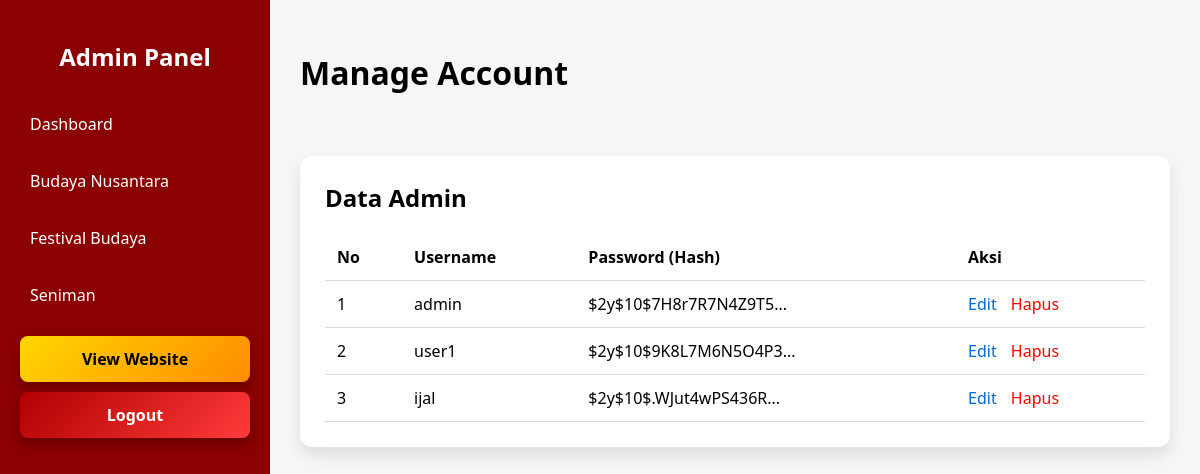
The app's page /php/admin/account.php (signed in) with its own data.
### tables this page shows
CREATE TABLE `pengguna` (
  `id` int(11) NOT NULL,
  `username` varchar(50) NOT NULL,
  `pass` varchar(255) NOT NULL,
  `email` varchar(100) DEFAULT NULL,
  `created_at` timestamp NOT NULL DEFAULT current_timestamp(),
  `updated_at` timestamp NOT NULL DEFAULT current_timestamp() ON UPDATE current_timestamp()
);

### php/admin/account.php (the view, shortened to what this page needs)
<?php
require '../konfig.php';
$result = $koneksi->query("SELECT * FROM pengguna");
?>
<!DOCTYPE html>
<html lang="id">
<head>
    <link rel="stylesheet" href="../../css/admin.css">
</head>
<body>
    <aside class="sidebar">
        <h2>Admin Panel</h2>
        <ul>
            <li><a href="admin.php">Dashboard</a></li>
            <li><a href="budaya.php">Budaya Nusantara</a></li>
            <li><a href="festival.php">Festival Budaya</a></li>
            <li><a href="seniman.php">Seniman</a></li>
            <li><a href="../../user.html" class="view-website">View Website</a></li>
            <a href="logout.php" class="logout-btn">Logout</a>
        </ul>
    </aside>
    <main class="main">
        <header class="topbar">
            <h1>Manage Account</h1>
        </header>
        <section class="table-section">
            <h2>Data Admin</h2>
            <table>
                <thead>
                    <tr>
                        <th>No</th>
                        <th>Username</th>
                        <th>Password (Hash)</th>
                        <th>Aksi</th>
                    </tr>
                </thead>
                <tbody>
                    <?php $no = 1;
                    while ($row = $result->fetch_assoc()): ?>
                        <tr>
                            <td><?= $no++ ?></td>
                            <td><?= htmlspecialchars($row['username']) ?></td>
                            <td><?= substr($row['pass'], 0, 20) . '...' ?></td>
                            <td>
                                <a href="#" onclick='editUser(<?= $row['id'] ?>, <?= json_encode($row['username']) ?>)'
                                    class="edit">Edit</a>
                                <a href="account.php?delete=<?= $row['id'] ?>" class="delete"
                                    onclick="return confirm('Yakin ingin menghapus user ini?')">Hapus</a>
                            </td>
                        </tr>
                    <?php endwhile; ?>
                </tbody>
            </table>
        </section>
    </main>
</body>
</html>

### css/admin.css (style rules this page uses)
body { margin: 0; font-family: "Segoe UI", sans-serif; background: #f4f6f8; display: flex; animation: fadeBody 0.8s ease-in; }
.sidebar { width: 230px; background: #8b0000; color: #fff; min-height: 100vh; padding: 20px; animation: slideSidebar 0.8s ease forwards; }
.sidebar h2 { text-align: center; margin-bottom: 30px; }
.sidebar ul { list-style: none; padding: 0; }
.sidebar ul li { margin: 15px 0; }
.sidebar ul li a { color: #fff; text-decoration: none; display: block; padding: 10px; border-radius: 6px; transition: all 0.3s ease; }
.sidebar ul li a.view-website { display: block; background: linear-gradient(135deg, #ffd700, #ff8c00); color: #000; text-align: center; font-weight: bold; padding: 12px; border-radius: 8px; margin-top: 20px; margin-bottom: -20px; transition: all 0.3s ease; box-shadow: 0 6px 12px rgba(0,0,0,0.25); }
.logout-btn { display: block; background: linear-gradient(135deg, #b00000, #ff3b3b); color: #fff; text-align: center; padding: 12px; border-radius: 8px; margin-top: 30px; font-weight: bold; text-decoration: none; transition: all 0.3s ease; box-shadow: 0 6px 12px rgba(0,0,0,0.25); }
.main { flex: 1; padding: 30px; animation: fadeMain 1s ease; }
.topbar { display: flex; justify-content: space-between; align-items: center; margin-bottom: 30px; }
.table-section { margin-top: 40px; background: #fff; padding: 25px; border-radius: 12px; box-shadow: 0 8px 15px rgba(0, 0, 0, 0.1); animation: fadeUp 1s ease; }
.table-section h2 { margin-top: 0; }
table { width: 100%; border-collapse: collapse; }
th, td { padding: 12px; border-bottom: 1px solid #ddd; text-align: left; transition: background 0.3s ease; }
.edit { color: #0066cc; text-decoration: none; margin-right: 10px; transition: color 0.3s ease; }
.delete { color: red; text-decoration: none; transition: color 0.3s ease; }

### records on screen
pengguna: username "admin", pass "$2y$10$7H8r7R7N4Z9T5"
pengguna: username "user1", pass "$2y$10$9K8L7M6N5O4P3"
pengguna: username "ijal", pass "$2y$10$.WJut4wPS436R"
